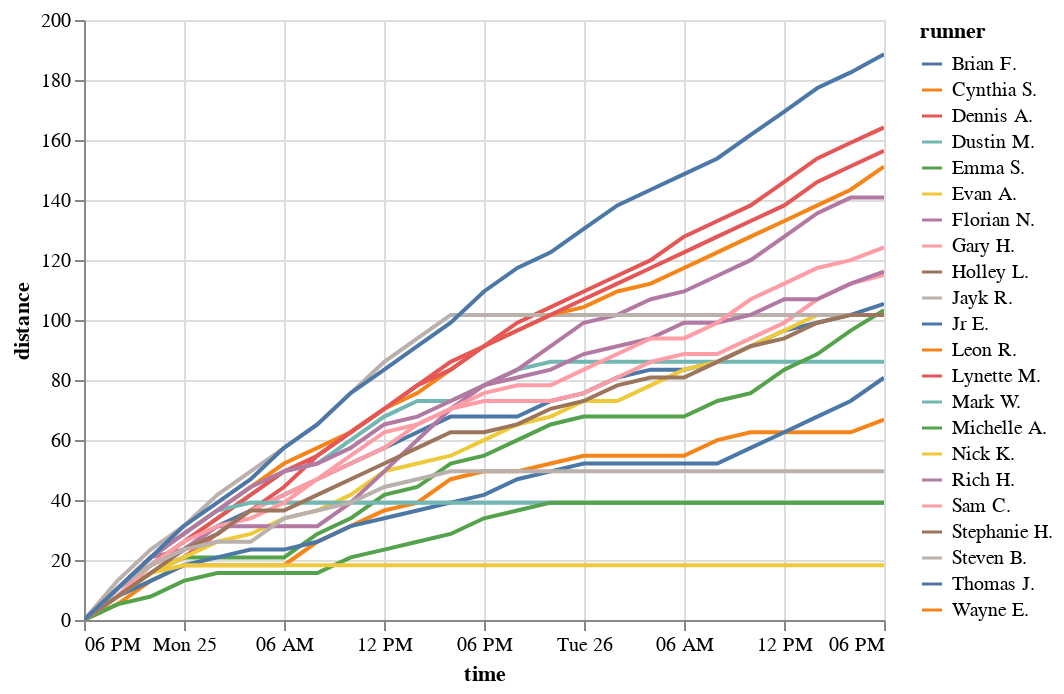

Notebook code for this chart:
### Code cell
alt.Chart(marathon).mark_line().encode(
    x='time',
    y='distance',
    color='runner'
).interactive()

### Figure 1 — Vega-Lite specification as saved in the notebook (floating-point values rounded to 4 significant figures; data arrays with more than 128 entries replaced by an {"elided": "..."} marker saying what was removed)
{"config": {"view": {"continuousWidth": 400, "continuousHeight": 300}}, "data": {"name": "data-a84d73b36d3b535532a9c016cc1b2e43"}, "mark": "line", "encoding": {"color": {"type": "nominal", "field": "runner"}, "x": {"type": "temporal", "field": "time"}, "y": {"type": "quantitative", "field": "distance"}}, "selection": {"selector004": {"type": "interval", "bind": "scales", "encodings": ["x", "y"]}}, "$schema": "https://vega.github.io/schema/vega-lite/v4.8.1.json", "datasets": {"data-a84d73b36d3b535532a9c016cc1b2e43": {"elided": "502 records"}}}
